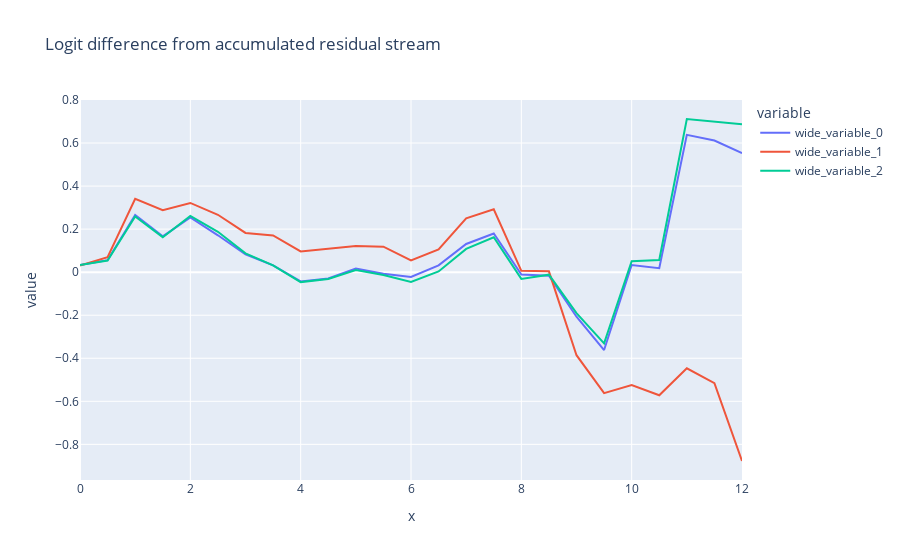

This figure's notebook cell:
### Code cell
px.line(y = [utils.to_numpy(logit_lens_logit_diffs_gpt2),
             utils.to_numpy(logit_lens_logit_diffs_base), 
             utils.to_numpy(logit_lens_logit_diffs_rlhf),],
        x = np.arange(25)/2,
        hover_name = labels,
        title = "Logit difference from accumulated residual stream").show()

### Figure 1 — Plotly figure (JSON) as saved in the notebook; plotly's stock layout.template omitted (floating-point values rounded to 4 significant figures)
{"data": [{"hovertemplate": "<b>%{hovertext}</b><br><br>variable=wide_variable_0<br>x=%{x}<br>value=%{y}<extra></extra>", "hovertext": ["0_pre", "0_mid", "1_pre", "1_mid", "2_pre", "2_mid", "3_pre", "3_mid", "4_pre", "4_mid", "5_pre", "5_mid", "6_pre", "6_mid", "7_pre", "7_mid", "8_pre", "8_mid", "9_pre", "9_mid", "10_pre", "10_mid", "11_pre", "11_mid", "final_post"], "legendgroup": "wide_variable_0", "line": {"color": "#636efa", "dash": "solid"}, "marker": {"symbol": "circle"}, "mode": "lines", "name": "wide_variable_0", "orientation": "v", "showlegend": true, "type": "scatter", "x": [0.0, 0.5, 1.0, 1.5, 2.0, 2.5, 3.0, 3.5, 4.0, 4.5, 5.0, 5.5, 6.0, 6.5, 7.0, 7.5, 8.0, 8.5, 9.0, 9.5, 10.0, 10.5, 11.0, 11.5, 12.0], "xaxis": "x", "y": [0.03322, 0.05556, 0.2656, 0.1662, 0.2541, 0.1714, 0.08319, 0.03165, -0.04304, -0.029, 0.01698, -0.007736, -0.02237, 0.03153, 0.1311, 0.1795, -0.0114, -0.01687, -0.207, -0.3619, 0.03325, 0.01815, 0.6381, 0.6117, 0.5531], "yaxis": "y"}, {"hovertemplate": "<b>%{hovertext}</b><br><br>variable=wide_variable_1<br>x=%{x}<br>value=%{y}<extra></extra>", "hovertext": ["0_pre", "0_mid", "1_pre", "1_mid", "2_pre", "2_mid", "3_pre", "3_mid", "4_pre", "4_mid", "5_pre", "5_mid", "6_pre", "6_mid", "7_pre", "7_mid", "8_pre", "8_mid", "9_pre", "9_mid", "10_pre", "10_mid", "11_pre", "11_mid", "final_post"], "legendgroup": "wide_variable_1", "line": {"color": "#EF553B", "dash": "solid"}, "marker": {"symbol": "circle"}, "mode": "lines", "name": "wide_variable_1", "orientation": "v", "showlegend": true, "type": "scatter", "x": [0.0, 0.5, 1.0, 1.5, 2.0, 2.5, 3.0, 3.5, 4.0, 4.5, 5.0, 5.5, 6.0, 6.5, 7.0, 7.5, 8.0, 8.5, 9.0, 9.5, 10.0, 10.5, 11.0, 11.5, 12.0], "xaxis": "x", "y": [0.03084, 0.06933, 0.3408, 0.2878, 0.3217, 0.2667, 0.1824, 0.1708, 0.09612, 0.1084, 0.1211, 0.1186, 0.05508, 0.1054, 0.2501, 0.2925, 0.00637, 0.003953, -0.3858, -0.5624, -0.5246, -0.5717, -0.4467, -0.5156, -0.8774], "yaxis": "y"}, {"hovertemplate": "<b>%{hovertext}</b><br><br>variable=wide_variable_2<br>x=%{x}<br>value=%{y}<extra></extra>", "hovertext": ["0_pre", "0_mid", "1_pre", "1_mid", "2_pre", "2_mid", "3_pre", "3_mid", "4_pre", "4_mid", "5_pre", "5_mid", "6_pre", "6_mid", "7_pre", "7_mid", "8_pre", "8_mid", "9_pre", "9_mid", "10_pre", "10_mid", "11_pre", "11_mid", "final_post"], "legendgroup": "wide_variable_2", "line": {"color": "#00cc96", "dash": "solid"}, "marker": {"symbol": "circle"}, "mode": "lines", "name": "wide_variable_2", "orientation": "v", "showlegend": true, "type": "scatter", "x": [0.0, 0.5, 1.0, 1.5, 2.0, 2.5, 3.0, 3.5, 4.0, 4.5, 5.0, 5.5, 6.0, 6.5, 7.0, 7.5, 8.0, 8.5, 9.0, 9.5, 10.0, 10.5, 11.0, 11.5, 12.0], "xaxis": "x", "y": [0.03378, 0.05423, 0.2591, 0.1626, 0.2615, 0.1875, 0.08766, 0.03183, -0.0462, -0.0314, 0.009517, -0.01286, -0.04501, 0.003358, 0.1081, 0.1623, -0.03126, -0.01167, -0.1901, -0.3311, 0.05102, 0.05663, 0.7117, 0.6988, 0.6873], "yaxis": "y"}], "layout": {"legend": {"title": {"text": "variable"}, "tracegroupgap": 0}, "title": {"text": "Logit difference from accumulated residual stream"}, "xaxis": {"anchor": "y", "domain": [0, 1], "title": {"text": "x"}}, "yaxis": {"anchor": "x", "domain": [0, 1], "title": {"text": "value"}}}}
